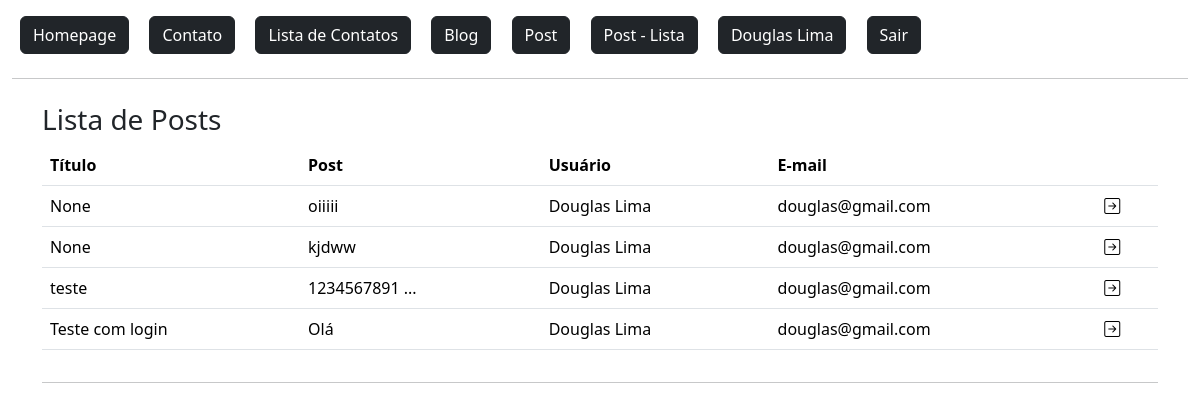
Screenshot of /post/lista/ (signed in) with the database file from the repository.
### flaskLearn/models.py (models this page shows)
class User(db.Model, UserMixin):
    id = db.Column(db.Integer, primary_key=True)
    nome = db.Column(db.String, nullable=True)
    sobrenome = db.Column(db.String, nullable=True)
    email = db.Column(db.String, nullable=True)
    senha = db.Column(db.String, nullable=True)
    data_cadastro = db.Column(db.DateTime, default=datetime.now())
    posts = db.relationship('Post', backref='user', lazy=True) #É a tabela referenciada. (um usuario pode ter varios posts)

class Post(db.Model):
    id = db.Column(db.Integer, primary_key=True)
    data_criacao = db.Column(db.DateTime, default=datetime.now())
    titulo = db.Column(db.String, nullable=True)
    mensagem = db.Column(db.String, nullable=True)
    user_id = db.Column(db.Integer, db.ForeignKey('user.id'), nullable=True) #Tabela que referencia a tabela usuário
    def msg_resumo(self):
        len_msg = len(self.mensagem)
        if len_msg > 10:
            return f"{self.mensagem[:10]} ..."
        else:
            return self.mensagem

### flaskLearn/routes.py (the view)
@app.route('/post/lista/')
def postLista():
    posts = Post.query.all()
    print(current_user.posts)
    return render_template('posts/post_lista.html', posts=posts)

### flaskLearn/models.py (called while the page is built)
@login_manager.user_loader # Retorna sessao do usuario no controle de login
def load_user(user_id):
    return User.query.get(user_id)

### flaskLearn/templates/posts/post_lista.html (shortened to what this page needs)
{% extends 'baseTemplate/base.html' %}
{% block content %}
    {% include 'baseTemplate/nav.html' %}
    <div class="container">
        <div class="row mt-4">
            <h3>Lista de Posts</h3>
            <div class="col-12">
                <table class="table">
                    <thead>
                        <tr>
                            <th>Título</th>
                            <th>Post</th>
                            <th>Usuário</th>
                            <th>E-mail</th>
                            <th></th>
                        </tr>
                    </thead>
                    <tbody>
                        {% for linha in posts %}
                            <tr>
                                <td>{{linha.titulo}}</td>
                                <td>{{linha.msg_resumo()}}</td>
                                <td>{{linha.user.nome}} {{linha.user.sobrenome}}</td>
                                <td>{{linha.user.email}}</td>
                                <td>
                                    <a href="{{ url_for('postDetail', id=linha.id) }}">
                                        <i class="bi bi-arrow-right-square text-black"></i>
                                    </a>
                                </td>
                            </tr>
                        {% endfor %}
                    </tbody>
                </table>
            </div>
        </div>
        <hr>
    </div>
{% endblock %}

### flaskLearn/templates/baseTemplate/nav.html
<a href="{{url_for('homepage')}}" class="btn btn-dark m-2">
    Homepage
</a>
<a href="{{url_for('contato')}}" class="btn btn-dark m-2">
    Contato
</a>
<a href="{{url_for('contatoLista')}}" class="btn btn-dark m-2">
    Lista de Contatos
</a>
<a href="{{url_for('editorBlog')}}" class="btn btn-dark m-2">
    Blog
</a>
<a href="{{url_for('postNovo')}}" class="btn btn-dark m-2">
    Post
</a>
<a href="{{url_for('postLista')}}" class="btn btn-dark m-2">
    Post - Lista
</a>
{% if current_user.is_authenticated %}
    <span class="btn btn-dark m-2">
        {{ current_user.nome }} {{ current_user.sobrenome }}
    </span>
    <a href="{{ url_for('logout') }}" class="btn btn-dark m-2">
        Sair
    </a>
{% else %}
    <a href="{{url_for('login')}}" class="btn btn-dark m-2">
        Login
    </a>
{% endif %}
<hr>

### rows the page displays
User: nome "Douglas", sobrenome "Lima"
Post: titulo "None", msg_resumo "oiiiii", user.nome "Douglas", user.sobrenome "Lima", user.email "douglas@gmail.com"
Post: titulo "None", msg_resumo "kjdww", user.nome "Douglas", user.sobrenome "Lima", user.email "douglas@gmail.com"
Post: titulo "teste", msg_resumo "1234567891 ...", user.nome "Douglas", user.sobrenome "Lima", user.email "douglas@gmail.com"
Post: titulo "Teste com login", msg_resumo "Olá", user.nome "Douglas", user.sobrenome "Lima", user.email "douglas@gmail.com"
